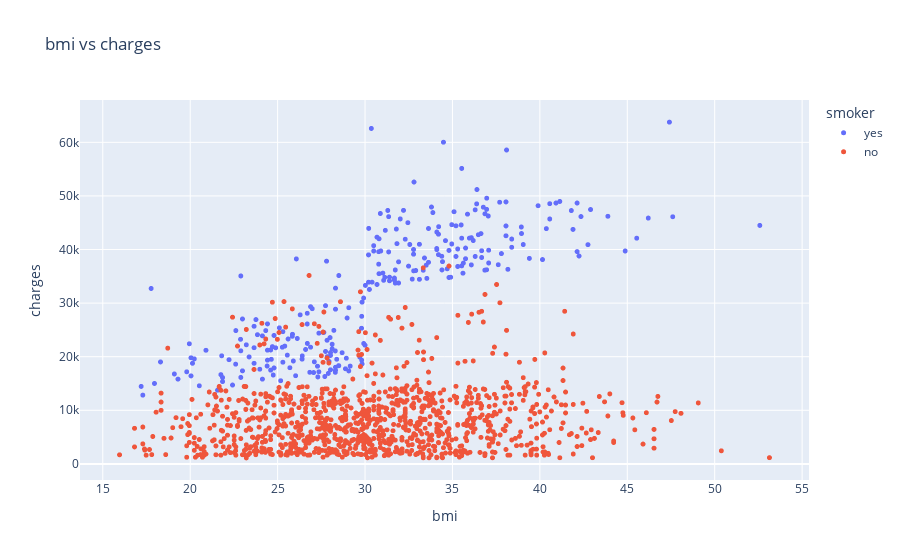

Here is the notebook cell this chart was saved with:
### Markdown cell above
### BMI and Charges

### Code cell
fig = px.scatter(medical_df, x = 'bmi', y='charges', hover_data=['sex'], color = 'smoker', title = 'bmi vs charges')
fig.update_traces(marker_size=5)
fig.show()

### Figure 1 — Plotly figure (JSON) as saved in the notebook; plotly's stock layout.template omitted (floating-point values rounded to 4 significant figures; data arrays with more than 128 entries replaced by an {"elided": "..."} marker saying what was removed)
{"data": [{"customdata": {"elided": "274x1 str values"}, "hovertemplate": "smoker=yes<br>bmi=%{x}<br>charges=%{y}<br>sex=%{customdata[0]}<extra></extra>", "legendgroup": "yes", "marker": {"color": "#636efa", "size": 5, "symbol": "circle"}, "mode": "markers", "name": "yes", "showlegend": true, "type": "scattergl", "x": {"elided": "274 float values"}, "xaxis": "x", "y": {"elided": "274 float values"}, "yaxis": "y"}, {"customdata": {"elided": "1064x1 str values"}, "hovertemplate": "smoker=no<br>bmi=%{x}<br>charges=%{y}<br>sex=%{customdata[0]}<extra></extra>", "legendgroup": "no", "marker": {"color": "#EF553B", "size": 5, "symbol": "circle"}, "mode": "markers", "name": "no", "showlegend": true, "type": "scattergl", "x": {"elided": "1064 float values"}, "xaxis": "x", "y": {"elided": "1064 float values"}, "yaxis": "y"}], "layout": {"autosize": true, "legend": {"title": {"text": "smoker"}, "tracegroupgap": 0}, "title": {"text": "bmi vs charges"}, "xaxis": {"anchor": "y", "autorange": true, "domain": [0, 1], "range": [13.74, 55.35], "title": {"text": "bmi"}, "type": "linear"}, "yaxis": {"anchor": "x", "autorange": true, "domain": [0, 1], "range": [-3755.0, 68650.0], "title": {"text": "charges"}, "type": "linear"}}}
